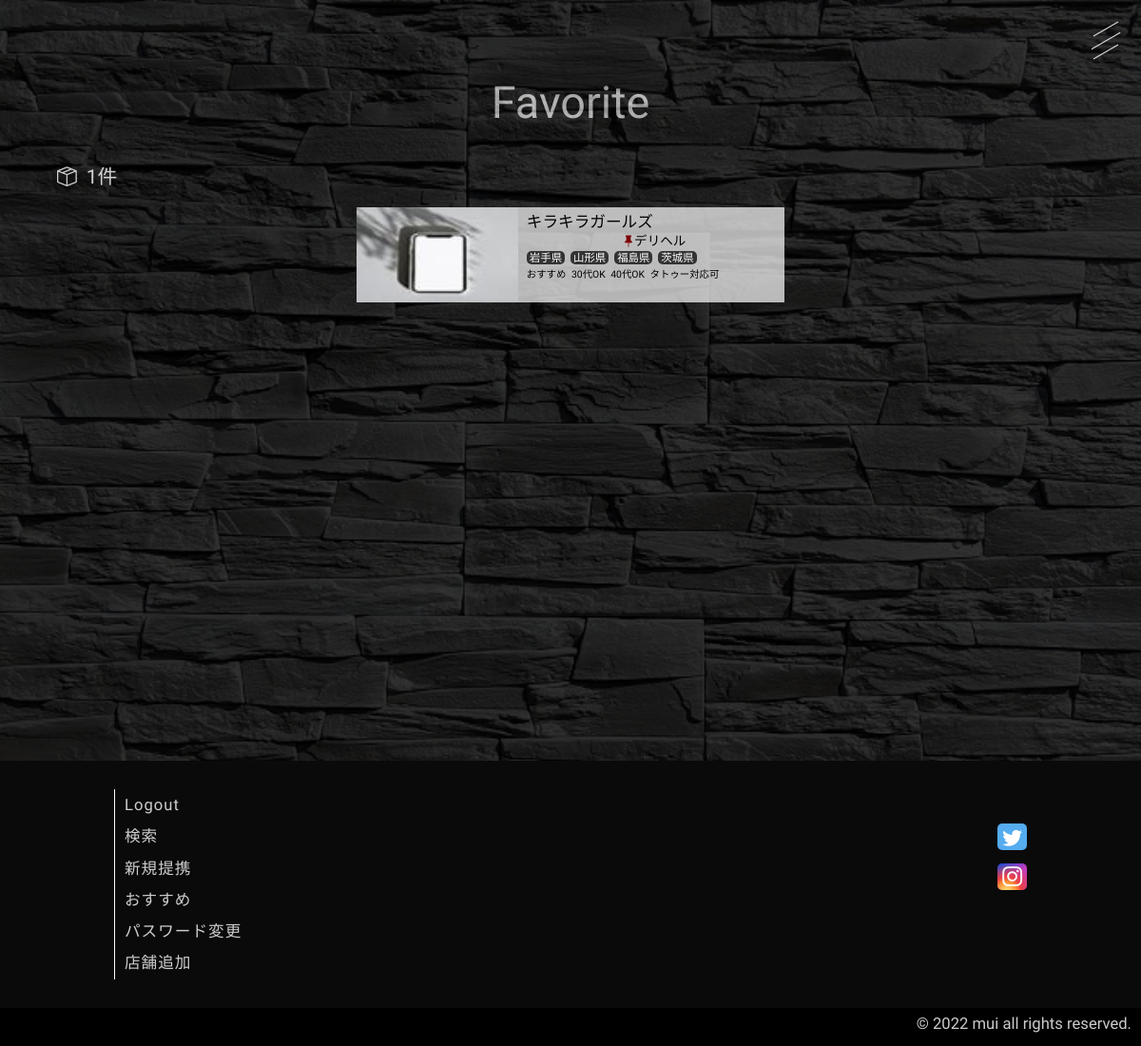
Before: /favorite (signed in) with the older database file.
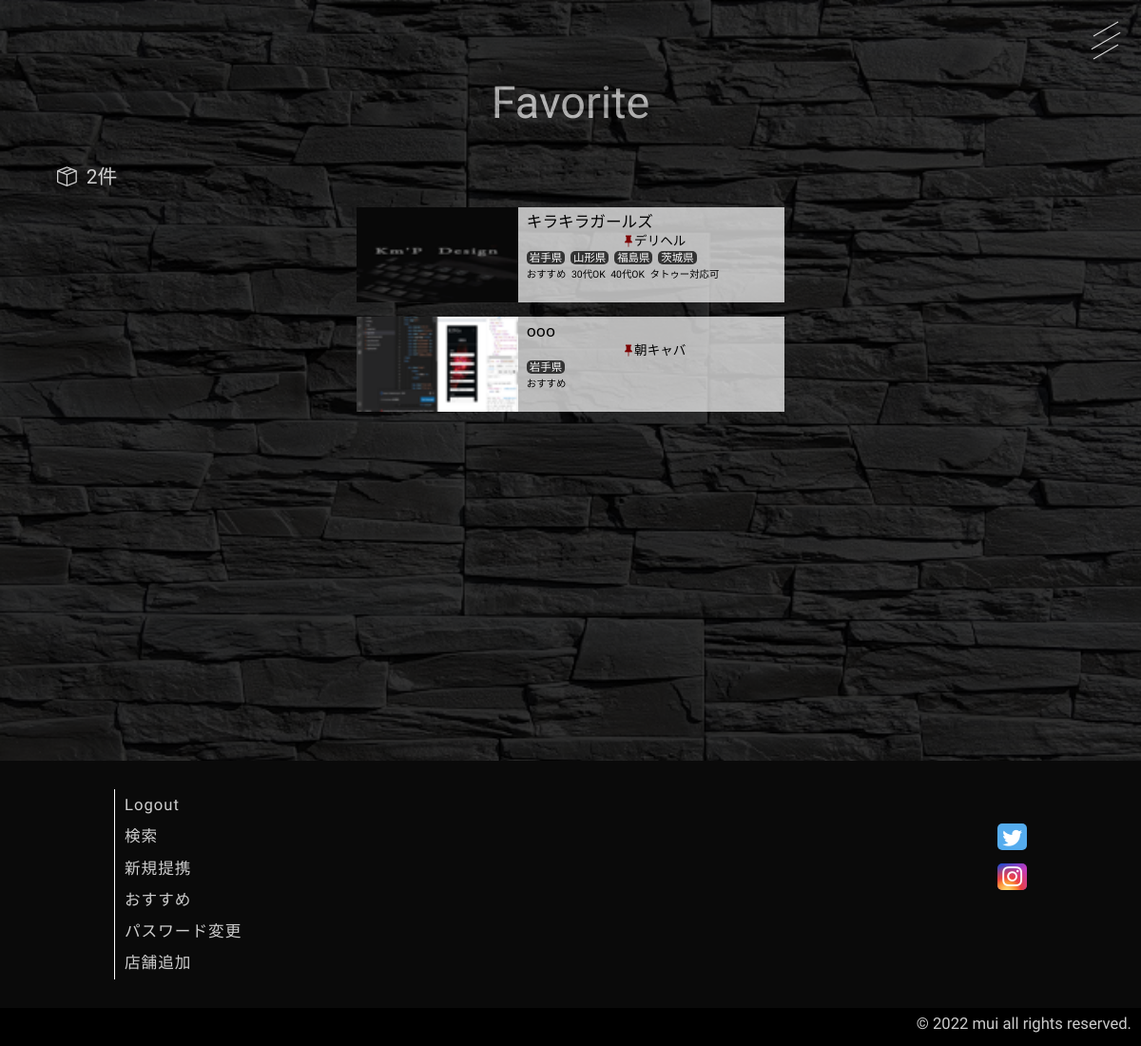
After: the same page with the newer database file.
### app.py (models this page shows)
class Store(db.Model):
    __tablename__ = 'stores'
    id = db.Column(db.Integer, primary_key=True)
    name = db.Column(db.String(50), nullable=False)
    industry = db.Column(db.String(20), nullable=False)
    rank = db.Column(db.String(15), nullable=False)
    pref = db.Column(db.String(200), nullable=False)
    area = db.Column(db.String(100))
    store_area = db.Column(db.String(200))
    station = db.Column(db.String(200))
    time = db.Column(db.String(50))
    concept = db.Column(db.String(50))
    age = db.Column(db.String(100))
    salary = db.Column(db.String(400), nullable=False)
    nomination = db.Column(db.String(50))
    guarantee = db.Column(db.String(50))
    face = db.Column(db.String(20))
    dormitory = db.Column(db.String(20))
    sundry = db.Column(db.String(50))
    back = db.Column(db.String(20))
    remark = db.Column(db.String(400))
    store_tag = db.Column(db.String(100))
    search_tag = db.Column(db.String(100))
    created_at = db.Column(db.DateTime, default=datetime.now(pytz.timezone('Asia/Tokyo')))
    store_img = db.Column(db.String(200))

### app.py (the view)
@app.route("/favorite", methods=['GET'])
@login_required
def favorite():
    err_msg = "おすすめの店舗が登録されていません"
    store_all = Store.query.filter(Store.store_tag.like("%おすすめ%")).all()
    store_count = Store.query.filter(Store.store_tag.like("%おすすめ%")).count()
    return render_template('auth/favorite.html', err_msg = err_msg, store_all = store_all, count = store_count)

### app.py (called while the page is built)
@login_manager.user_loader
def load_user(user_id):
    return User.query.get(int(user_id))

### templates/auth/favorite.html (shortened to what this page needs)
{% extends "base.html" %}
{% block header %}
    <div class="burger_btn">
        <span class="bar bar_top"></span>
        <span class="bar bar_mid"></span>
        <span class="bar bar_bottom"></span>
    </div>
{% endblock %}
{% block content %}
{% if not store_all %}
    <div class="search">
        <img src="{{url_for('static', filename='outputs/storeParam(3).jpg')}}" alt="" class="post_img">
        <div class="err_wrapper">
            <h1>No Data</h1>
            <p class="err_msg">＊{{ err_msg }}</p>
            <a href="{{url_for('search')}}" class="err_link">検索ページにジャンプ</a>
        </div>
    </div>
{% else %}
    <div class="search">
        <img src="{{url_for('static', filename='outputs/storeParam(3).jpg')}}" alt="" class="post_img">
        <h1 class="search_title">Favorite</h1>
        <div class="search_post">
            <p class="count"><span class="result_icon bi bi-box-seam"></span>{{ count }}件</p>
            {% for store in store_all %}
                <article class="article_items">
                    <a href="{{store.id}}/detail" class="store">
                        <img src="{{url_for('static', filename=store.store_img)}}" alt="" class="store_img">
                        <div class="store_info">
                            <h2 class="name">{{ store.name }}</h2>
                            <p class="industry"><span class="industry_icon bi bi-pin-fill"></span>{{ store.industry }}</p>
                            <p class="pref">
                                {% set list1 = store.pref.split(',') %}
                                {% for pref in list1 %}
                                    <span class="pref_text">{{ pref }}</span>
                                {% endfor %}
                            </p>
                            <p class="tag">
                                {% set list3 = store.store_tag.split(',') %}
                                {% for store_tag in list3 %}
                                    <span class="tag_text">{{ store_tag }}</span>
                                {% endfor %}
                            </p>
                        </div>
                    </a>
                </article>
            {% endfor %}
        </div>
    </div>
{% endif %}
{% endblock %}
{% block footer %}
    <div class="footer_contents">
        <div class="footer_items">
            <a href="{{url_for('logout')}}">Logout</a>
            <a href="{{url_for('search')}}">検索</a>
            <a href="{{url_for('info')}}">新規提携</a>
            <a href="{{url_for('favorite')}}">おすすめ</a>
            {% if current_user.id == 1 %}
                <a href="{{url_for('edit')}}">パスワード変更</a>
                <a href="{{url_for('create')}}">店舗追加</a>
            {% endif %}
        </div>
        <div class="sns_items">
            <a href="" class="sns_link"><span class="sns_icon bi bi-twitter"></span></a>
            <a href="" class="sns_link"><span class="sns_icon bi bi-instagram"></span></a>
        </div>
    </div>
    <div class="copy_right">
        <p>© 2022 mui all rights reserved.</p>
    </div>
{% endblock %}

### templates/base.html (shortened to what this page needs)
<!DOCTYPE html>
<html lang="en">
<head>
    <link href="https://unpkg.com/sanitize.css/forms.css" rel="stylesheet"/>
    <link href="https://cdn.jsdelivr.net/npm/bootstrap@5.0.2/dist/css/bootstrap.min.css" rel="stylesheet">
    <link rel="stylesheet" href="https://cdn.jsdelivr.net/npm/bootstrap-icons@1.4.0/font/bootstrap-icons.css">
    <link rel="stylesheet" href="{{url_for('static', filename='css/style.css')}}">
</head>
<body>
<div class="wrap">
    <header>
        {% block header %}
        {% endblock %}
    </header>
    {% block content %}
    {% endblock %}
    <footer>
        {% block footer %}
        {% endblock %}
    </footer>
</div>
</body>
</html>

Changed rows visible on the page:
changed Store "キラキラガールズ": store_img: a different picture
added Store: store_img (picture), name "ooo", industry "朝キャバ", pref "岩手県", store_tag "おすすめ"
Other visible differences:
{{ count }}: "1" → "2"
